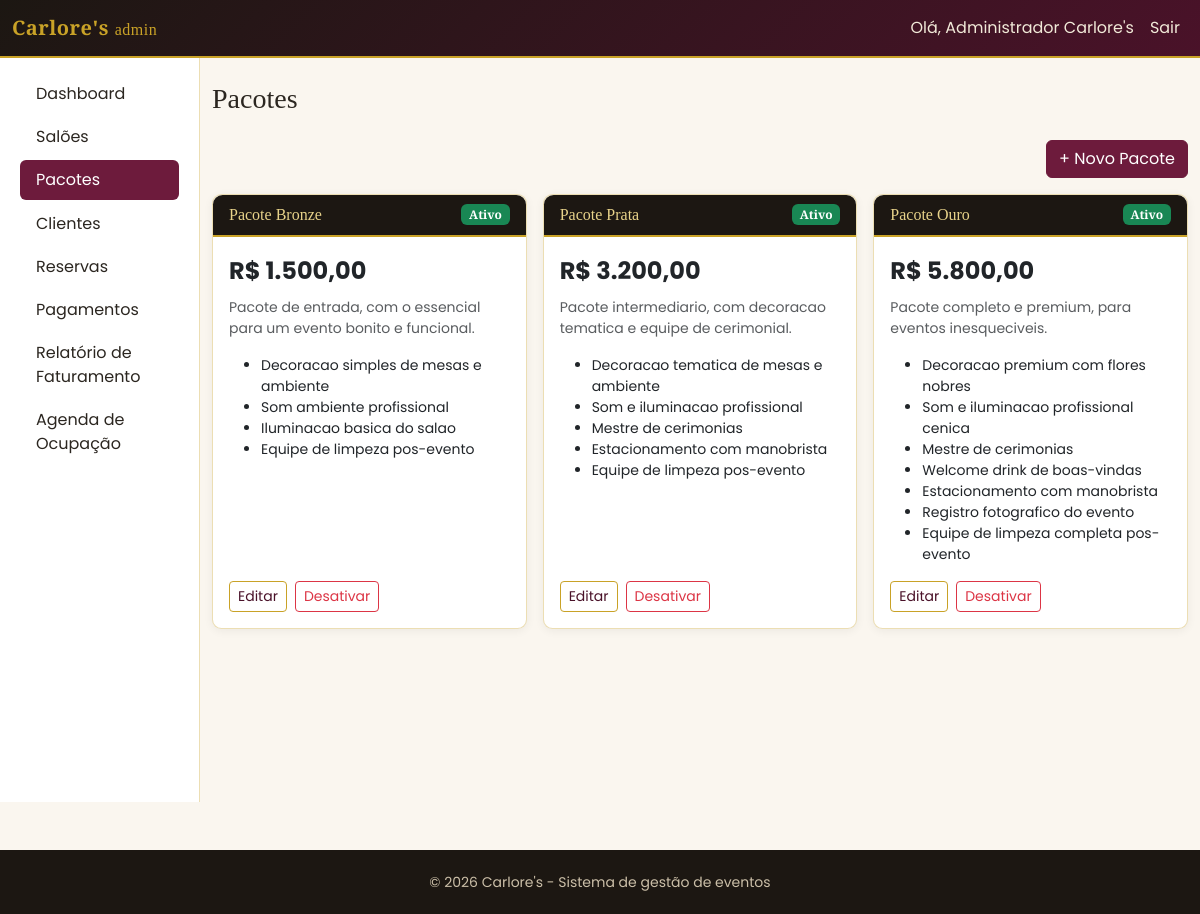
Page /admin/pacotes/index.php (signed in) on the committed database.
### tables this page shows
CREATE TABLE pacotes (
    id          INT UNSIGNED AUTO_INCREMENT PRIMARY KEY,
    nome        VARCHAR(100) NOT NULL,
    descricao   TEXT NULL,
    preco       DECIMAL(10,2) NOT NULL,
    ativo       TINYINT(1) NOT NULL DEFAULT 1,
    created_at  DATETIME NOT NULL DEFAULT CURRENT_TIMESTAMP,
    updated_at  DATETIME NOT NULL DEFAULT CURRENT_TIMESTAMP ON UPDATE CURRENT_TIMESTAMP,
    UNIQUE KEY uq_pacotes_nome (nome)
);

CREATE TABLE pacote_itens (
    id              INT UNSIGNED AUTO_INCREMENT PRIMARY KEY,
    pacote_id       INT UNSIGNED NOT NULL,
    descricao_item  VARCHAR(150) NOT NULL,
    ordem           SMALLINT UNSIGNED NOT NULL DEFAULT 0,
    CONSTRAINT fk_pacote_itens_pacote FOREIGN KEY (pacote_id) REFERENCES pacotes(id)
        ON DELETE CASCADE ON UPDATE CASCADE,
    INDEX idx_pacote_itens_pacote (pacote_id)
);

### public/admin/pacotes/index.php (called while the page is built, shortened)
<?php
require_once __DIR__ . '/../../../config/bootstrap.php';
$pacotes = Pacote::listarTodos();
$itensPorPacote = [];
foreach ($pacotes as $pacote) {
    $itensPorPacote[$pacote['id']] = PacoteItem::listarPorPacote((int)$pacote['id']);
}
require ROOT_PATH . '/views/admin/pacotes/listar.php';

### config/bootstrap.php (called while the page is built, shortened)
<?php
require_once ROOT_PATH . '/config/database.php';
require_once ROOT_PATH . '/helpers/format_helper.php';
spl_autoload_register(function (string $classe): void {
    foreach (['models', 'services'] as $pasta) {
        $caminho = ROOT_PATH . "/{$pasta}/{$classe}.php";
        if (is_file($caminho)) {
            return;
        }
    }
});

### config/database.php (called while the page is built, shortened)
<?php
class Database
{
    private static ?PDO $conexao = null;
    public static function conectar(): PDO
    {
        if (self::$conexao === null) {
            $dsn = 'mysql:host=' . self::HOST . ';dbname=' . self::DBNAME . ';charset=' . self::CHARSET;
            try {
                self::$conexao = new PDO($dsn, self::USUARIO, self::SENHA, [
                    PDO::ATTR_ERRMODE            => PDO::ERRMODE_EXCEPTION,
                    PDO::ATTR_EMULATE_PREPARES   => false,
                    PDO::ATTR_DEFAULT_FETCH_MODE => PDO::FETCH_ASSOC,
                ]);
            } catch (PDOException $e) {
                error_log('[Database] Falha na conexao: ' . $e->getMessage());
                http_response_code(500);
                die('Nao foi possivel conectar ao banco de dados. Verifique se o MySQL do XAMPP esta em execucao e se o banco "carlores" foi importado (veja o README.md).');
            }
        }
        return self::$conexao;
    }
}

### models/Pacote.php (called while the page is built, shortened)
<?php
class Pacote
{
    public static function listarTodos(): array
    {
        $stmt = Database::conectar()->query('SELECT * FROM pacotes ORDER BY preco');
        return $stmt->fetchAll();
    }
}

### helpers/format_helper.php (called while the page is built, shortened)
<?php
function e(mixed $valor): string
{
    return htmlspecialchars((string)($valor ?? ''), ENT_QUOTES, 'UTF-8');
}
function moneyBr(float|string|null $valor): string
{
    return 'R$ ' . number_format((float)$valor, 2, ',', '.');
}

### models/PacoteItem.php (called while the page is built, shortened)
<?php
class PacoteItem
{
    public static function listarPorPacote(int $pacoteId): array
    {
        $stmt = Database::conectar()->prepare(
            'SELECT * FROM pacote_itens WHERE pacote_id = :pacote_id ORDER BY ordem, id'
        );
        $stmt->execute([':pacote_id' => $pacoteId]);
        return $stmt->fetchAll();
    }
}

### views/admin/pacotes/listar.php (the view, shortened to what this page needs)
<?php require ROOT_PATH . '/views/partials/header_admin.php'; ?>
<div class="d-flex justify-content-end mb-3">
    <a href="/admin/pacotes/criar.php" class="btn btn-carlores">+ Novo Pacote</a>
</div>
<div class="row g-3">
<?php foreach ($pacotes as $pacote): ?>
    <div class="col-md-4">
        <div class="card card-carlores h-100">
            <div class="card-header d-flex justify-content-between align-items-center">
                <span><?= e($pacote['nome']) ?></span>
                <?php if ($pacote['ativo']): ?>
                    <span class="badge text-bg-success">Ativo</span>
                <?php else: ?>
                    <span class="badge text-bg-secondary">Inativo</span>
                <?php endif; ?>
            </div>
            <div class="card-body d-flex flex-column">
                <div class="fs-4 fw-bold mb-2"><?= moneyBr($pacote['preco']) ?></div>
                <p class="text-muted small"><?= e($pacote['descricao']) ?></p>
                <ul class="small mb-3">
                    <?php foreach ($itensPorPacote[$pacote['id']] ?? [] as $item): ?>
                        <li><?= e($item['descricao_item']) ?></li>
                    <?php endforeach; ?>
                </ul>
                <div class="mt-auto d-flex gap-2">
                    <a href="/admin/pacotes/editar.php?id=<?= (int)$pacote['id'] ?>" class="btn btn-sm btn-outline-carlores">Editar</a>
                    <form method="post" action="/admin/pacotes/excluir.php"
                          onsubmit="return confirm('<?= $pacote['ativo'] ? 'Desativar' : 'Reativar' ?> este pacote?');">
                        <button type="submit" class="btn btn-sm btn-outline-danger"><?= $pacote['ativo'] ? 'Desativar' : 'Reativar' ?></button>
                    </form>
                </div>
            </div>
        </div>
    </div>
<?php endforeach; ?>
</div>
<?php require ROOT_PATH . '/views/partials/footer_admin.php'; ?>

### public/assets/css/theme.css (style rules this page uses)
:root { --carlores-preto: #1c1712; --carlores-vinho: #6d1b3c; --carlores-vinho-escuro: #4a1229; --carlores-dourado: #c9a227; --carlores-dourado-claro: #e8d38a; --carlores-creme: #faf6ef; --carlores-texto: #2b2620; }
body { background-color: var(--carlores-creme); color: var(--carlores-texto); font-family: 'Poppins', 'Segoe UI', sans-serif; }
a { color: var(--carlores-vinho); }
.btn-carlores { background-color: var(--carlores-vinho); border-color: var(--carlores-vinho); color: #fff; }
.btn-outline-carlores { border-color: var(--carlores-dourado); color: var(--carlores-vinho-escuro); }
.card-carlores { border: 1px solid rgba(201, 162, 39, 0.35); border-radius: 0.6rem; box-shadow: 0 2px 10px rgba(0,0,0,0.06); }
.card-carlores .card-header { background-color: var(--carlores-preto); color: var(--carlores-dourado-claro); border-bottom: 2px solid var(--carlores-dourado); font-family: 'Playfair Display', serif; border-radius: 0.6rem 0.6rem 0 0 !important; }

### rows in the picture
pacotes: nome "Pacote Bronze", ativo "Ativo", preco "R$ 1.500,00", descricao "Pacote de entrada, com o essencial para um evento bonito e funcional."
pacote_itens: descricao_item "Decoracao simples de mesas e ambiente"
pacote_itens: descricao_item "Som ambiente profissional"
pacote_itens: descricao_item "Iluminacao basica do salao"
pacote_itens: descricao_item "Equipe de limpeza pos-evento"
pacotes: nome "Pacote Prata", ativo "Ativo", preco "R$ 3.200,00", descricao "Pacote intermediario, com decoracao tematica e equipe de cerimonial."
pacote_itens: descricao_item "Decoracao tematica de mesas e ambiente"
pacote_itens: descricao_item "Som e iluminacao profissional"
pacote_itens: descricao_item "Mestre de cerimonias"
pacote_itens: descricao_item "Estacionamento com manobrista"
pacote_itens: descricao_item "Equipe de limpeza pos-evento"
pacotes: nome "Pacote Ouro", ativo "Ativo", preco "R$ 5.800,00", descricao "Pacote completo e premium, para eventos inesqueciveis."
pacote_itens: descricao_item "Decoracao premium com flores nobres"
pacote_itens: descricao_item "Som e iluminacao profissional cenica"
pacote_itens: descricao_item "Mestre de cerimonias"
pacote_itens: descricao_item "Welcome drink de boas-vindas"
pacote_itens: descricao_item "Estacionamento com manobrista"
pacote_itens: descricao_item "Registro fotografico do evento"
pacote_itens: descricao_item "Equipe de limpeza completa pos-evento"

### other values in the picture
APP_NOME "Carlore's"
$usuario['nome'] "Administrador Carlore's"
$rotulo "Dashboard"
$rotulo "Salões"
$rotulo "Pacotes"
$rotulo "Clientes"
$rotulo "Reservas"
$rotulo "Pagamentos"
$rotulo "Relatório de Faturamento"
$rotulo "Agenda de Ocupação"
$tituloPagina "Pacotes"
